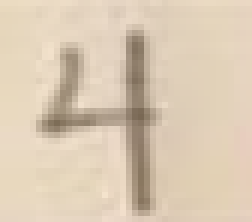
#> input picture test_dataset/4.png, 42 x 37 px (shown 6 times larger)
$ jupyter execute --allow-errors ocr.ipynb
#> lines starting #> are read from the running program, lines starting #| are printed output that depends on the picture; after the words box and inside, x2 and y2 are one past the last pixel; in counts of white or black regions, pixels touching at a corner belong together
#> further down, img is the input picture: shape (37, 42, 3); mean B, G, R 179.7, 201.9, 219
[cell 1]
import cv2
import pytesseract
from PIL import Image

#pytesseract.pytesseract.tesseract_cmd = r'C:\Program Files\Tesseract-OCR\tesseract.exe'

# general OCR not only for digits (not the best accuracy)
def ocr_pytesseract_number_extraction_default(image):
    # Open the image using Pillow
    #you can remove the config to detect the text if you want but we only using it for digits detection
    extracted_text = pytesseract.image_to_string(image, config='--psm 6 -c tessedit_char_whitelist=0123456789')
    return extracted_text

# print(ocr_pytesseract_number_extraction2('test_dataset/2.png'))

def ocr_pytesseract_number_extraction(img):
    if img is None:
        print("Error: Unable to load the image.")
        return None

    # Ensure the image is in grayscale format
    if len(img.shape) == 3 and img.shape[2] == 3:
        # Convert color image to grayscale
        gray = cv2.cvtColor(img, cv2.COLOR_BGR2GRAY)
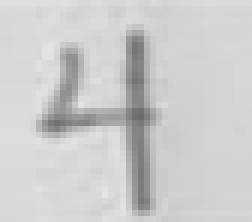
#> gray: shape (37, 42) (shown 6 times larger); min 107, max 229, mean 204.6
    elif len(img.shape) == 2:
        # Already in grayscale, no need to convert
        gray = img
    else:
        print("Error: Invalid image format.")
        return None


    # Apply thresholding to the grayscale image to improve OCR accuracy for images with inconsistent lighting or low contrast.
    _, binary = cv2.threshold(gray, 0, 255, cv2.THRESH_BINARY_INV | cv2.THRESH_OTSU)
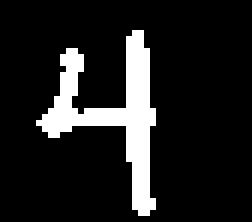
#> binary: shape (37, 42) (shown 6 times larger); 12.5% white; 1 white region, box (x1, y1, x2, y2) and area: (6, 5, 26, 36) 194

    # custom configurations for single digits outputs
    # --psm 10 (for single character recognition)
    custom_config = r'--oem 3 --psm 10 outputbase digits'
    text = pytesseract.image_to_string(binary, config=custom_config)

    return text

# Path to your handwritten digits image
image_path = 'test_dataset/4.png'
img=cv2.imread(image_path)

#> (the rest of this cell did not finish here and is left out)

$ run again, with test_dataset/2.png copied over test_dataset/4.png
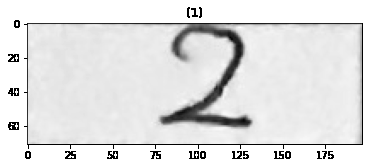
#> input picture test_dataset/2.png, 368 x 168 px
#> img is the input picture: shape (168, 368, 3); min 0, max 255, mean 226.1
#> in ocr_pytesseract_number_extraction, `_, binary = cv2.threshold(gray, 0, 255, cv2.THRESH_BINARY_INV | cv2.TH..`:
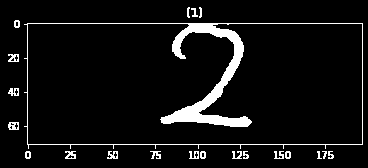
#> binary: shape (168, 368); 6.8% white; 21 white regions, largest, box (x1, y1, x2, y2) and area: (24, 23, 363, 149) 3361, (8, 122, 19, 130) 66, (8, 54, 19, 62) 60

$ run again, with test_dataset/hIIII.png copied over test_dataset/4.png
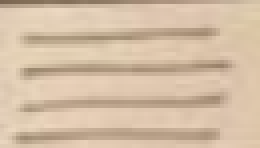
#> input picture test_dataset/hIIII.png, 65 x 37 px (shown 4 times larger)
#> img is the input picture: shape (37, 65, 3); mean B, G, R 165.1, 189.8, 212.3
#> in ocr_pytesseract_number_extraction, `gray = cv2.cvtColor(img, cv2.COLOR_BGR2GRAY)`:
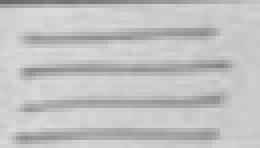
#> gray: shape (37, 65) (shown 4 times larger); min 105, max 219, mean 193.6
#> in ocr_pytesseract_number_extraction, `_, binary = cv2.threshold(gray, 0, 255, cv2.THRESH_BINARY_INV | cv2.TH..`:
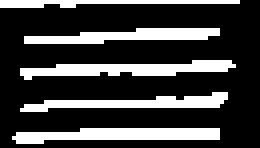
#> binary: shape (37, 65) (shown 4 times larger); 25.2% white; 5 white regions, box (x1, y1, x2, y2) and area: (3, 32, 55, 36) 145, (5, 15, 59, 20) 143, (6, 7, 55, 11) 122, (5, 23, 57, 28) 121, (0, 0, 60, 2) 75
